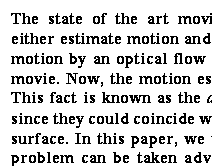
#> input picture text.bmp, 212 x 166 px
$ python task_2.py   (Python 2 division)
#> lines starting #> are read from the running program, lines starting #| are printed output that depends on the picture; after the words box and inside, x2 and y2 are one past the last pixel; in counts of white or black regions, pixels touching at a corner belong together
__author__ = 'esenin'

import cv2


def open_image(path):
#> called with path = '../text.bmp'
    img = cv2.imread(path, 0)
#> img: shape (166, 212); values 25 (black) and 229 (white), 82.9% white; black in thin lines or dots, all inside (x1, y1, x2, y2) = (11, 13, 212, 166)
    print "image shape: ", img.shape
#| image shape:  (166, 212)
    return img


def show_image(img):
    cv2.imshow("Display . . .", img)
    cv2.moveWindow("", 1, 1)
    cv2.imwrite("task2_output.png", img)


def wait_exit():
    cv2.waitKey(0)
    cv2.destroyAllWindows()


def perform_changes_task2(img):
    cv2.GaussianBlur(img, (3, 3), 0, img)
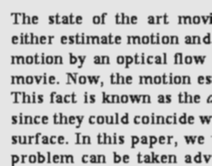
#> img: shape (166, 212); min 25, max 229, mean 194.2
    cv2.Laplacian(img, 0, img, 1)
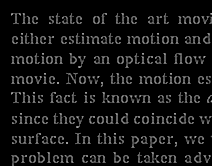
#> img: shape (166, 212); min 0, max 178, mean 15.9
    cv2.GaussianBlur(img, (19, 3), 7, img)
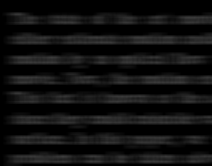
#> img: shape (166, 212); min 0, max 60, mean 15.9
    cv2.threshold(img, 10, 255, cv2.THRESH_BINARY, img)
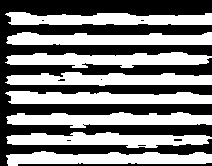
#> img: shape (166, 212); 49.3% white; 8 white regions, largest, box (x1, y1, x2, y2) and area: (6, 112, 212, 128) 2229, (5, 52, 212, 68) 2210, (5, 91, 212, 104) 2203
    #cv2.adaptiveThreshold(img, 255, cv2.ADAPTIVE_THRESH_GAUSSIAN_C, cv2.THRESH_BINARY, 21, 5, img)
    return img


def main():
    img = open_image('../text.bmp')
    e1 = cv2.getTickCount()

    img = perform_changes_task2(img)

    e2 = cv2.getTickCount()
    time = (e2 - e1) / cv2.getTickFrequency()

    show_image(img)
    print "time elapsed: ", time
    wait_exit()


main()
